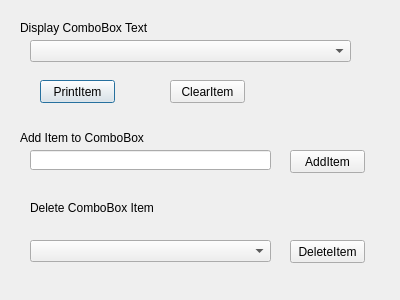
<?xml version="1.0" encoding="UTF-8"?>
<ui version="4.0">
 <class>Dialog</class>
 <widget class="QDialog" name="Dialog">
  <property name="geometry">
   <rect>
    <x>0</x>
    <y>0</y>
    <width>400</width>
    <height>300</height>
   </rect>
  </property>
  <property name="windowTitle">
   <string>Dialog</string>
  </property>
  <widget class="QLabel" name="label">
   <property name="geometry">
    <rect>
     <x>20</x>
     <y>20</y>
     <width>251</width>
     <height>16</height>
    </rect>
   </property>
   <property name="text">
    <string>Display ComboBox Text</string>
   </property>
  </widget>
  <widget class="QLabel" name="label_2">
   <property name="geometry">
    <rect>
     <x>20</x>
     <y>130</y>
     <width>241</width>
     <height>16</height>
    </rect>
   </property>
   <property name="text">
    <string>Add Item to ComboBox</string>
   </property>
  </widget>
  <widget class="QComboBox" name="cmb_Test">
   <property name="geometry">
    <rect>
     <x>30</x>
     <y>40</y>
     <width>321</width>
     <height>22</height>
    </rect>
   </property>
  </widget>
  <widget class="QPushButton" name="btn_printItem">
   <property name="geometry">
    <rect>
     <x>40</x>
     <y>80</y>
     <width>75</width>
     <height>23</height>
    </rect>
   </property>
   <property name="text">
    <string>PrintItem</string>
   </property>
  </widget>
  <widget class="QPushButton" name="btn_clearItem">
   <property name="geometry">
    <rect>
     <x>170</x>
     <y>80</y>
     <width>75</width>
     <height>23</height>
    </rect>
   </property>
   <property name="text">
    <string>ClearItem</string>
   </property>
  </widget>
  <widget class="QLineEdit" name="lineedit_addItem">
   <property name="geometry">
    <rect>
     <x>30</x>
     <y>150</y>
     <width>241</width>
     <height>20</height>
    </rect>
   </property>
  </widget>
  <widget class="QPushButton" name="btn_addItem">
   <property name="geometry">
    <rect>
     <x>290</x>
     <y>150</y>
     <width>75</width>
     <height>23</height>
    </rect>
   </property>
   <property name="text">
    <string>AddItem</string>
   </property>
  </widget>
  <widget class="QLabel" name="label_3">
   <property name="geometry">
    <rect>
     <x>30</x>
     <y>200</y>
     <width>221</width>
     <height>16</height>
    </rect>
   </property>
   <property name="text">
    <string>Delete ComboBox Item</string>
   </property>
  </widget>
  <widget class="QComboBox" name="cmb_second">
   <property name="geometry">
    <rect>
     <x>30</x>
     <y>240</y>
     <width>241</width>
     <height>22</height>
    </rect>
   </property>
  </widget>
  <widget class="QPushButton" name="btn_deleteItem">
   <property name="geometry">
    <rect>
     <x>290</x>
     <y>240</y>
     <width>75</width>
     <height>23</height>
    </rect>
   </property>
   <property name="text">
    <string>DeleteItem</string>
   </property>
  </widget>
 </widget>
 <resources/>
 <connections/>
</ui>
